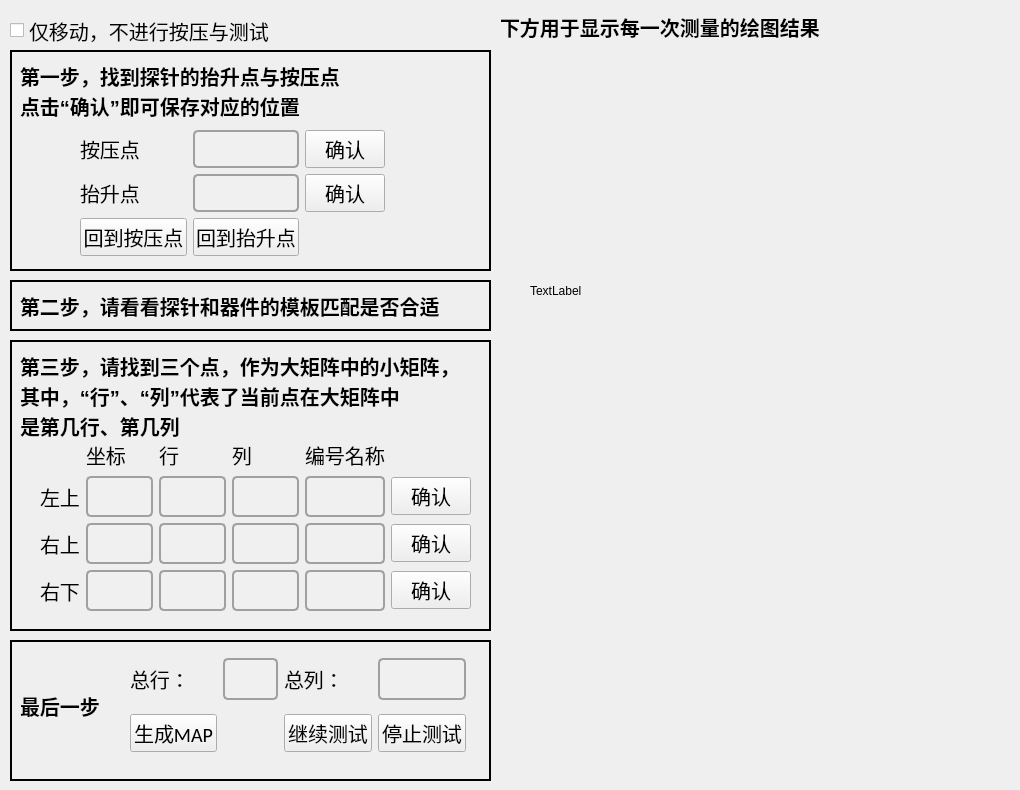
    <widget class="QWidget" name="tab_3">
     <attribute name="title">
      <string>自动模式</string>
     </attribute>
     <widget class="QCheckBox" name="Checkbox_DontTest">
      <property name="geometry">
       <rect>
        <x>10</x>
        <y>10</y>
        <width>271</width>
        <height>41</height>
       </rect>
      </property>
      <property name="font">
       <font>
        <pointsize>15</pointsize>
       </font>
      </property>
      <property name="text">
       <string>仅移动，不进行按压与测试</string>
      </property>
     </widget>
     <widget class="QFrame" name="frame_9">
      <property name="geometry">
       <rect>
        <x>10</x>
        <y>340</y>
        <width>481</width>
        <height>291</height>
       </rect>
      </property>
      <property name="styleSheet">
       <string notr="true">#frame_9{
border-width:2px;
border:2px solid;
border_color:rgb(255,255,127);
}</string>
      </property>
      <property name="frameShape">
       <enum>QFrame::StyledPanel</enum>
      </property>
      <property name="frameShadow">
       <enum>QFrame::Raised</enum>
      </property>
      <widget class="QLabel" name="label_6">
       <property name="geometry">
        <rect>
         <x>10</x>
         <y>10</y>
         <width>451</width>
         <height>31</height>
        </rect>
       </property>
       <property name="font">
        <font>
         <pointsize>15</pointsize>
         <weight>75</weight>
         <italic>false</italic>
         <bold>true</bold>
        </font>
       </property>
       <property name="text">
        <string>第三步，请找到三个点，作为大矩阵中的小矩阵，</string>
       </property>
      </widget>
      <widget class="QWidget" name="gridLayoutWidget_7">
       <property name="geometry">
        <rect>
         <x>30</x>
         <y>100</y>
         <width>431</width>
         <height>171</height>
        </rect>
       </property>
       <layout class="QGridLayout" name="gridLayout_8">
        <item row="2" column="1">
         <widget class="QLineEdit" name="lineEdit_Location2">
          <property name="font">
           <font>
            <family>Calibri</family>
            <pointsize>15</pointsize>
           </font>
          </property>
          <property name="styleSheet">
           <string notr="true">QLineEdit {
    background-color: #f0f0f0;
    border: 2px solid #a0a0a0;
    border-radius: 5px;
    padding: 5px;
    color: #000000;
    selection-background-color: #c0c0c0;
    selection-color: #000000;
}

QLineEdit:focus {
    border: 2px solid #606060;
    background-color: #e0e0e0;
}

QLineEdit:hover {
    border: 2px solid #808080;
}

QLineEdit:disabled {
    background-color: #d0d0d0;
    color: #808080;
    border: 2px solid #c0c0c0;
}</string>
          </property>
         </widget>
        </item>
        <item row="1" column="5">
         <widget class="QPushButton" name="Button_Location1">
          <property name="font">
           <font>
            <family>Calibri</family>
            <pointsize>15</pointsize>
           </font>
          </property>
          <property name="text">
           <string>确认</string>
          </property>
         </widget>
        </item>
        <item row="1" column="4">
         <widget class="QLineEdit" name="lineEdit_leftTopName">
          <property name="font">
           <font>
            <family>Calibri</family>
            <pointsize>15</pointsize>
           </font>
          </property>
          <property name="styleSheet">
           <string notr="true">QLineEdit {
    background-color: #f0f0f0;
    border: 2px solid #a0a0a0;
    border-radius: 5px;
    padding: 5px;
    color: #000000;
    selection-background-color: #c0c0c0;
    selection-color: #000000;
}

QLineEdit:focus {
    border: 2px solid #606060;
    background-color: #e0e0e0;
}

QLineEdit:hover {
    border: 2px solid #808080;
}

QLineEdit:disabled {
    background-color: #d0d0d0;
    color: #808080;
    border: 2px solid #c0c0c0;
}</string>
          </property>
         </widget>
        </item>
        <item row="0" column="2">
         <widget class="QLabel" name="label_46">
          <property name="font">
           <font>
            <family>Calibri</family>
            <pointsize>15</pointsize>
           </font>
          </property>
          <property name="text">
           <string>行</string>
          </property>
         </widget>
        </item>
        <item row="2" column="5">
         <widget class="QPushButton" name="Button_Location2">
          <property name="font">
           <font>
            <family>Calibri</family>
            <pointsize>15</pointsize>
           </font>
          </property>
          <property name="text">
           <string>确认</string>
          </property>
         </widget>
        </item>
        <item row="1" column="1">
         <widget class="QLineEdit" name="lineEdit_Location1">
          <property name="font">
           <font>
            <family>Calibri</family>
            <pointsize>15</pointsize>
           </font>
          </property>
          <property name="styleSheet">
           <string notr="true">QLineEdit {
    background-color: #f0f0f0;
    border: 2px solid #a0a0a0;
    border-radius: 5px;
    padding: 5px;
    color: #000000;
    selection-background-color: #c0c0c0;
    selection-color: #000000;
}

QLineEdit:focus {
    border: 2px solid #606060;
    background-color: #e0e0e0;
}

QLineEdit:hover {
    border: 2px solid #808080;
}

QLineEdit:disabled {
    background-color: #d0d0d0;
    color: #808080;
    border: 2px solid #c0c0c0;
}</string>
          </property>
         </widget>
        </item>
        <item row="1" column="0">
         <widget class="QLabel" name="label_25">
          <property name="font">
           <font>
            <family>Calibri</family>
            <pointsize>15</pointsize>
           </font>
          </property>
          <property name="text">
           <string>左上</string>
          </property>
         </widget>
        </item>
        <item row="0" column="3">
         <widget class="QLabel" name="label_47">
          <property name="font">
           <font>
            <family>Calibri</family>
            <pointsize>15</pointsize>
           </font>
          </property>
          <property name="text">
           <string>列</string>
          </property>
         </widget>
        </item>
        <item row="3" column="0">
         <widget class="QLabel" name="label_32">
          <property name="font">
           <font>
            <family>Calibri</family>
            <pointsize>15</pointsize>
           </font>
          </property>
          <property name="text">
           <string>右下</string>
          </property>
         </widget>
        </item>
        <item row="2" column="3">
         <widget class="QLineEdit" name="lineEdit_rightTopY">
          <property name="font">
           <font>
            <family>Calibri</family>
            <pointsize>15</pointsize>
           </font>
          </property>
          <property name="styleSheet">
           <string notr="true">QLineEdit {
    background-color: #f0f0f0;
    border: 2px solid #a0a0a0;
    border-radius: 5px;
    padding: 5px;
    color: #000000;
    selection-background-color: #c0c0c0;
    selection-color: #000000;
}

QLineEdit:focus {
    border: 2px solid #606060;
    background-color: #e0e0e0;
}

QLineEdit:hover {
    border: 2px solid #808080;
}

QLineEdit:disabled {
    background-color: #d0d0d0;
    color: #808080;
    border: 2px solid #c0c0c0;
}</string>
          </property>
         </widget>
        </item>
        <item row="2" column="2">
         <widget class="QLineEdit" name="lineEdit_rightTopX">
          <property name="font">
           <font>
            <family>Calibri</family>
            <pointsize>15</pointsize>
           </font>
          </property>
          <property name="styleSheet">
           <string notr="true">QLineEdit {
    background-color: #f0f0f0;
    border: 2px solid #a0a0a0;
    border-radius: 5px;
    padding: 5px;
    color: #000000;
    selection-background-color: #c0c0c0;
    selection-color: #000000;
}

QLineEdit:focus {
    border: 2px solid #606060;
    background-color: #e0e0e0;
}

QLineEdit:hover {
    border: 2px solid #808080;
}

QLineEdit:disabled {
    background-color: #d0d0d0;
    color: #808080;
    border: 2px solid #c0c0c0;
}</string>
          </property>
         </widget>
        </item>
        <item row="3" column="1">
         <widget class="QLineEdit" name="lineEdit_Location3">
          <property name="font">
           <font>
            <family>Calibri</family>
            <pointsize>15</pointsize>
           </font>
          </property>
          <property name="styleSheet">
           <string notr="true">QLineEdit {
    background-color: #f0f0f0;
    border: 2px solid #a0a0a0;
    border-radius: 5px;
    padding: 5px;
    color: #000000;
    selection-background-color: #c0c0c0;
    selection-color: #000000;
}

QLineEdit:focus {
    border: 2px solid #606060;
    background-color: #e0e0e0;
}

QLineEdit:hover {
    border: 2px solid #808080;
}

QLineEdit:disabled {
    background-color: #d0d0d0;
    color: #808080;
    border: 2px solid #c0c0c0;
}</string>
          </property>
         </widget>
        </item>
        <item row="3" column="2">
         <widget class="QLineEdit" name="lineEdit_rightBottomX">
          <property name="font">
           <font>
            <family>Calibri</family>
            <pointsize>15</pointsize>
           </font>
          </property>
          <property name="styleSheet">
           <string notr="true">QLineEdit {
    background-color: #f0f0f0;
    border: 2px solid #a0a0a0;
    border-radius: 5px;
    padding: 5px;
    color: #000000;
    selection-background-color: #c0c0c0;
    selection-color: #000000;
}

QLineEdit:focus {
    border: 2px solid #606060;
    background-color: #e0e0e0;
}

QLineEdit:hover {
    border: 2px solid #808080;
}

QLineEdit:disabled {
    background-color: #d0d0d0;
    color: #808080;
    border: 2px solid #c0c0c0;
}</string>
          </property>
         </widget>
        </item>
        <item row="0" column="1">
         <widget class="QLabel" name="label_45">
          <property name="font">
           <font>
            <family>Calibri</family>
            <pointsize>15</pointsize>
           </font>
          </property>
          <property name="text">
           <string>坐标</string>
          </property>
         </widget>
        </item>
        <item row="2" column="0">
         <widget class="QLabel" name="label_26">
          <property name="font">
           <font>
            <family>Calibri</family>
            <pointsize>15</pointsize>
           </font>
          </property>
          <property name="text">
           <string>右上</string>
          </property>
         </widget>
        </item>
        <item row="1" column="2">
         <widget class="QLineEdit" name="lineEdit_leftTopX">
          <property name="font">
           <font>
            <family>Calibri</family>
            <pointsize>15</pointsize>
           </font>
          </property>
          <property name="styleSheet">
           <string notr="true">QLineEdit {
    background-color: #f0f0f0;
    border: 2px solid #a0a0a0;
    border-radius: 5px;
    padding: 5px;
    color: #000000;
    selection-background-color: #c0c0c0;
    selection-color: #000000;
}

QLineEdit:focus {
    border: 2px solid #606060;
    background-color: #e0e0e0;
}

QLineEdit:hover {
    border: 2px solid #808080;
}

QLineEdit:disabled {
    background-color: #d0d0d0;
    color: #808080;
    border: 2px solid #c0c0c0;
}</string>
          </property>
         </widget>
        </item>
        <item row="3" column="5">
         <widget class="QPushButton" name="Button_Location3">
          <property name="font">
           <font>
            <family>Calibri</family>
            <pointsize>15</pointsize>
           </font>
          </property>
          <property name="text">
           <string>确认</string>
          </property>
         </widget>
        </item>
        <item row="1" column="3">
         <widget class="QLineEdit" name="lineEdit_leftTopY">
          <property name="font">
           <font>
            <family>Calibri</family>
            <pointsize>15</pointsize>
           </font>
          </property>
          <property name="styleSheet">
           <string notr="true">QLineEdit {
    background-color: #f0f0f0;
    border: 2px solid #a0a0a0;
    border-radius: 5px;
    padding: 5px;
    color: #000000;
    selection-background-color: #c0c0c0;
    selection-color: #000000;
}

QLineEdit:focus {
    border: 2px solid #606060;
    background-color: #e0e0e0;
}

QLineEdit:hover {
    border: 2px solid #808080;
}

QLineEdit:disabled {
    background-color: #d0d0d0;
    color: #808080;
    border: 2px solid #c0c0c0;
}</string>
          </property>
         </widget>
        </item>
        <item row="3" column="3">
         <widget class="QLineEdit" name="lineEdit_rightBottomY">
          <property name="font">
           <font>
            <family>Calibri</family>
            <pointsize>15</pointsize>
           </font>
          </property>
          <property name="styleSheet">
           <string notr="true">QLineEdit {
    background-color: #f0f0f0;
    border: 2px solid #a0a0a0;
    border-radius: 5px;
    padding: 5px;
    color: #000000;
    selection-background-color: #c0c0c0;
    selection-color: #000000;
}

QLineEdit:focus {
    border: 2px solid #606060;
    background-color: #e0e0e0;
}

QLineEdit:hover {
    border: 2px solid #808080;
}

QLineEdit:disabled {
    background-color: #d0d0d0;
    color: #808080;
    border: 2px solid #c0c0c0;
}</string>
          </property>
         </widget>
        </item>
        <item row="2" column="4">
         <widget class="QLineEdit" name="lineEdit_rightTopName">
          <property name="font">
           <font>
            <family>Calibri</family>
            <pointsize>15</pointsize>
           </font>
          </property>
          <property name="styleSheet">
           <string notr="true">QLineEdit {
    background-color: #f0f0f0;
    border: 2px solid #a0a0a0;
    border-radius: 5px;
    padding: 5px;
    color: #000000;
    selection-background-color: #c0c0c0;
    selection-color: #000000;
}

QLineEdit:focus {
    border: 2px solid #606060;
    background-color: #e0e0e0;
}

QLineEdit:hover {
    border: 2px solid #808080;
}

QLineEdit:disabled {
    background-color: #d0d0d0;
    color: #808080;
    border: 2px solid #c0c0c0;
}</string>
          </property>
         </widget>
        </item>
        <item row="3" column="4">
         <widget class="QLineEdit" name="lineEdit_rightBottomName">
          <property name="font">
           <font>
            <family>Calibri</family>
            <pointsize>15</pointsize>
           </font>
          </property>
          <property name="styleSheet">
           <string notr="true">QLineEdit {
    background-color: #f0f0f0;
    border: 2px solid #a0a0a0;
    border-radius: 5px;
    padding: 5px;
    color: #000000;
    selection-background-color: #c0c0c0;
    selection-color: #000000;
}

QLineEdit:focus {
    border: 2px solid #606060;
    background-color: #e0e0e0;
}

QLineEdit:hover {
    border: 2px solid #808080;
}

QLineEdit:disabled {
    background-color: #d0d0d0;
    color: #808080;
    border: 2px solid #c0c0c0;
}</string>
          </property>
         </widget>
        </item>
        <item row="0" column="4">
         <widget class="QLabel" name="label_48">
          <property name="font">
           <font>
            <family>Calibri</family>
            <pointsize>15</pointsize>
           </font>
          </property>
          <property name="text">
           <string>编号名称</string>
          </property>
         </widget>
        </item>
       </layout>
      </widget>
      <widget class="QLabel" name="label_59">
       <property name="geometry">
        <rect>
         <x>10</x>
         <y>40</y>
         <width>441</width>
         <height>31</height>
        </rect>
       </property>
       <property name="font">
        <font>
         <pointsize>15</pointsize>
         <weight>75</weight>
         <italic>false</italic>
         <bold>true</bold>
        </font>
       </property>
       <property name="text">
        <string>其中，“行”、“列”代表了当前点在大矩阵中</string>
       </property>
      </widget>
      <widget class="QLabel" name="label_60">
       <property name="geometry">
        <rect>
         <x>10</x>
         <y>70</y>
         <width>441</width>
         <height>31</height>
        </rect>
       </property>
       <property name="font">
        <font>
         <pointsize>15</pointsize>
         <weight>75</weight>
         <italic>false</italic>
         <bold>true</bold>
        </font>
       </property>
       <property name="text">
        <string>是第几行、第几列</string>
       </property>
      </widget>
     </widget>
     <widget class="QFrame" name="frame_4">
      <property name="geometry">
       <rect>
        <x>10</x>
        <y>50</y>
        <width>481</width>
        <height>221</height>
       </rect>
      </property>
      <property name="styleSheet">
       <string notr="true">#frame_4{
border-width:2px;
border:2px solid;
border_color:rgb(255,255,127);
}</string>
      </property>
      <property name="frameShape">
       <enum>QFrame::StyledPanel</enum>
      </property>
      <property name="frameShadow">
       <enum>QFrame::Raised</enum>
      </property>
      <widget class="QWidget" name="gridLayoutWidget_9">
       <property name="geometry">
        <rect>
         <x>70</x>
         <y>80</y>
         <width>305</width>
         <height>126</height>
        </rect>
       </property>
       <layout class="QGridLayout" name="gridLayout_10">
        <item row="1" column="0">
         <widget class="QLabel" name="label_41">
          <property name="font">
           <font>
            <family>Calibri</family>
            <pointsize>15</pointsize>
           </font>
          </property>
          <property name="text">
           <string>抬升点</string>
          </property>
         </widget>
        </item>
        <item row="1" column="2">
         <widget class="QPushButton" name="Button_PullLocation">
          <property name="font">
           <font>
            <family>Calibri</family>
            <pointsize>15</pointsize>
           </font>
          </property>
          <property name="text">
           <string>确认</string>
          </property>
         </widget>
        </item>
        <item row="0" column="1">
         <widget class="QLineEdit" name="lineEdit_Pushlocation">
          <property name="font">
           <font>
            <family>Calibri</family>
            <pointsize>15</pointsize>
           </font>
          </property>
          <property name="styleSheet">
           <string notr="true">QLineEdit {
    background-color: #f0f0f0;
    border: 2px solid #a0a0a0;
    border-radius: 5px;
    padding: 5px;
    color: #000000;
    selection-background-color: #c0c0c0;
    selection-color: #000000;
}

QLineEdit:focus {
    border: 2px solid #606060;
    background-color: #e0e0e0;
}

QLineEdit:hover {
    border: 2px solid #808080;
}

QLineEdit:disabled {
    background-color: #d0d0d0;
    color: #808080;
    border: 2px solid #c0c0c0;
}</string>
          </property>
         </widget>
        </item>
        <item row="0" column="2">
         <widget class="QPushButton" name="Button_PushLocation">
          <property name="font">
           <font>
            <family>Calibri</family>
            <pointsize>15</pointsize>
           </font>
          </property>
          <property name="text">
           <string>确认</string>
          </property>
         </widget>
        </item>
        <item row="1" column="1">
         <widget class="QLineEdit" name="lineEdit_Pulllocation">
          <property name="font">
           <font>
            <family>Calibri</family>
            <pointsize>15</pointsize>
           </font>
          </property>
          <property name="styleSheet">
           <string notr="true">QLineEdit {
    background-color: #f0f0f0;
    border: 2px solid #a0a0a0;
    border-radius: 5px;
    padding: 5px;
    color: #000000;
    selection-background-color: #c0c0c0;
    selection-color: #000000;
}

QLineEdit:focus {
    border: 2px solid #606060;
    background-color: #e0e0e0;
}

QLineEdit:hover {
    border: 2px solid #808080;
}

QLineEdit:disabled {
    background-color: #d0d0d0;
    color: #808080;
    border: 2px solid #c0c0c0;
}</string>
          </property>
         </widget>
        </item>
        <item row="0" column="0">
         <widget class="QLabel" name="label_39">
          <property name="font">
           <font>
            <family>Calibri</family>
            <pointsize>15</pointsize>
           </font>
          </property>
          <property name="text">
           <string>按压点</string>
          </property>
         </widget>
        </item>
        <item row="2" column="0">
         <widget class="QPushButton" name="Button_PushBack">
          <property name="font">
           <font>
            <family>Calibri</family>
            <pointsize>15</pointsize>
           </font>
          </property>
          <property name="text">
           <string>回到按压点</string>
          </property>
         </widget>
        </item>
        <item row="2" column="1">
         <widget class="QPushButton" name="Button_PullBack">
          <property name="font">
           <font>
            <family>Calibri</family>
            <pointsize>15</pointsize>
           </font>
          </property>
          <property name="text">
           <string>回到抬升点</string>
          </property>
         </widget>
        </item>
       </layout>
      </widget>
      <widget class="QLabel" name="label_56">
       <property name="geometry">
        <rect>
         <x>10</x>
         <y>10</y>
         <width>361</width>
         <height>31</height>
        </rect>
       </property>
       <property name="font">
        <font>
         <pointsize>15</pointsize>
         <weight>75</weight>
         <italic>false</italic>
         <bold>true</bold>
        </font>
       </property>
       <property name="text">
        <string>第一步，找到探针的抬升点与按压点</string>
       </property>
      </widget>
      <widget class="QLabel" name="label_57">
       <property name="geometry">
        <rect>
         <x>10</x>
         <y>40</y>
         <width>361</width>
         <height>31</height>
        </rect>
       </property>
       <property name="font">
        <font>
         <pointsize>15</pointsize>
         <weight>75</weight>
         <italic>false</italic>
         <bold>true</bold>
        </font>
       </property>
       <property name="text">
        <string>点击“确认”即可保存对应的位置</string>
       </property>
      </widget>
     </widget>
     <widget class="QFrame" name="frame_5">
      <property name="geometry">
       <rect>
        <x>10</x>
        <y>280</y>
        <width>481</width>
        <height>51</height>
       </rect>
      </property>
      <property name="styleSheet">
       <string notr="true">#frame_5{
border-width:2px;
border:2px solid;
border_color:rgb(255,255,127);
}</string>
      </property>
      <property name="frameShape">
       <enum>QFrame::StyledPanel</enum>
      </property>
      <property name="frameShadow">
       <enum>QFrame::Raised</enum>
      </property>
      <widget class="QLabel" name="label_58">
       <property name="geometry">
        <rect>
         <x>10</x>
         <y>10</y>
         <width>441</width>
         <height>31</height>
        </rect>
       </property>
       <property name="font">
        <font>
         <pointsize>15</pointsize>
         <weight>75</weight>
         <italic>false</italic>
         <bold>true</bold>
        </font>
       </property>
       <property name="text">
        <string>第二步，请看看探针和器件的模板匹配是否合适</string>
       </property>
      </widget>
     </widget>
     <widget class="QFrame" name="frame_8">
      <property name="geometry">
       <rect>
        <x>10</x>
        <y>640</y>
        <width>481</width>
        <height>141</height>
       </rect>
      </property>
      <property name="styleSheet">
       <string notr="true">#frame_8{
border-width:2px;
border:2px solid;
border_color:rgb(255,255,127);
}</string>
      </property>
      <property name="frameShape">
       <enum>QFrame::StyledPanel</enum>
      </property>
      <property name="frameShadow">
       <enum>QFrame::Raised</enum>
      </property>
      <widget class="QWidget" name="gridLayoutWidget_18">
       <property name="geometry">
        <rect>
         <x>120</x>
         <y>10</y>
         <width>336</width>
         <height>110</height>
        </rect>
       </property>
       <layout class="QGridLayout" name="gridLayout_19">
        <item row="1" column="2">
         <widget class="QPushButton" name="Button_ContinueTest">
          <property name="font">
           <font>
            <family>Calibri</family>
            <pointsize>15</pointsize>
           </font>
          </property>
          <property name="text">
           <string>继续测试</string>
          </property>
         </widget>
        </item>
        <item row="0" column="0">
         <widget class="QLabel" name="label_35">
          <property name="sizePolicy">
           <sizepolicy hsizetype="Preferred" vsizetype="Preferred">
            <horstretch>0</horstretch>
            <verstretch>0</verstretch>
           </sizepolicy>
          </property>
          <property name="font">
           <font>
            <family>Calibri</family>
            <pointsize>15</pointsize>
           </font>
          </property>
          <property name="text">
           <string>总行：</string>
          </property>
         </widget>
        </item>
        <item row="0" column="1">
         <widget class="QLineEdit" name="lineEdit_row">
          <property name="sizePolicy">
           <sizepolicy hsizetype="Preferred" vsizetype="Fixed">
            <horstretch>0</horstretch>
            <verstretch>0</verstretch>
           </sizepolicy>
          </property>
          <property name="font">
           <font>
            <family>Calibri</family>
            <pointsize>15</pointsize>
           </font>
          </property>
          <property name="styleSheet">
           <string notr="true">QLineEdit {
    background-color: #f0f0f0;
    border: 2px solid #a0a0a0;
    border-radius: 5px;
    padding: 5px;
    color: #000000;
    selection-background-color: #c0c0c0;
    selection-color: #000000;
}

QLineEdit:focus {
    border: 2px solid #606060;
    background-color: #e0e0e0;
}

QLineEdit:hover {
    border: 2px solid #808080;
}

QLineEdit:disabled {
    background-color: #d0d0d0;
    color: #808080;
    border: 2px solid #c0c0c0;
}</string>
          </property>
         </widget>
        </item>
        <item row="1" column="3">
         <widget class="QPushButton" name="Button_StopTest">
          <property name="font">
           <font>
            <family>Calibri</family>
            <pointsize>15</pointsize>
           </font>
          </property>
          <property name="text">
           <string>停止测试</string>
          </property>
         </widget>
        </item>
        <item row="0" column="3">
         <widget class="QLineEdit" name="lineEdit_col">
          <property name="sizePolicy">
           <sizepolicy hsizetype="Preferred" vsizetype="Preferred">
            <horstretch>0</horstretch>
            <verstretch>0</verstretch>
           </sizepolicy>
          </property>
          <property name="font">
           <font>
            <family>Calibri</family>
            <pointsize>15</pointsize>
           </font>
          </property>
          <property name="styleSheet">
           <string notr="true">QLineEdit {
    background-color: #f0f0f0;
    border: 2px solid #a0a0a0;
    border-radius: 5px;
    padding: 5px;
    color: #000000;
    selection-background-color: #c0c0c0;
    selection-color: #000000;
}

QLineEdit:focus {
    border: 2px solid #606060;
    background-color: #e0e0e0;
}

QLineEdit:hover {
    border: 2px solid #808080;
}

QLineEdit:disabled {
    background-color: #d0d0d0;
    color: #808080;
    border: 2px solid #c0c0c0;
}</string>
          </property>
         </widget>
        </item>
        <item row="1" column="0">
         <widget class="QPushButton" name="Button_CreateMap">
          <property name="font">
           <font>
            <family>Calibri</family>
            <pointsize>15</pointsize>
           </font>
          </property>
          <property name="text">
           <string>生成MAP</string>
          </property>
         </widget>
        </item>
        <item row="0" column="2">
         <widget class="QLabel" name="label_37">
          <property name="font">
           <font>
            <family>Calibri</family>
            <pointsize>15</pointsize>
           </font>
          </property>
          <property name="text">
           <string>总列：</string>
          </property>
         </widget>
        </item>
       </layout>
      </widget>
      <widget class="QLabel" name="label_66">
       <property name="geometry">
        <rect>
         <x>10</x>
         <y>50</y>
         <width>101</width>
         <height>31</height>
        </rect>
       </property>
       <property name="font">
        <font>
         <pointsize>15</pointsize>
         <weight>75</weight>
         <italic>false</italic>
         <bold>true</bold>
        </font>
       </property>
       <property name="text">
        <string>最后一步</string>
       </property>
      </widget>
     </widget>
     <widget class="QWidget" name="widget_map" native="true">
      <property name="geometry">
       <rect>
        <x>500</x>
        <y>50</y>
        <width>511</width>
        <height>731</height>
       </rect>
      </property>
      <widget class="QLabel" name="plot_Label">
       <property name="geometry">
        <rect>
         <x>30</x>
         <y>30</y>
         <width>351</width>
         <height>421</height>
        </rect>
       </property>
       <property name="text">
        <string>TextLabel</string>
       </property>
      </widget>
     </widget>
     <widget class="QLabel" name="label_needle1_3">
      <property name="geometry">
       <rect>
        <x>500</x>
        <y>10</y>
        <width>351</width>
        <height>33</height>
       </rect>
      </property>
      <property name="sizePolicy">
       <sizepolicy hsizetype="Expanding" vsizetype="Expanding">
        <horstretch>0</horstretch>
        <verstretch>0</verstretch>
       </sizepolicy>
      </property>
      <property name="font">
       <font>
        <family>Calibri</family>
        <pointsize>15</pointsize>
        <weight>75</weight>
        <bold>true</bold>
       </font>
      </property>
      <property name="text">
       <string>下方用于显示每一次测量的绘图结果</string>
      </property>
     </widget>
    </widget>
